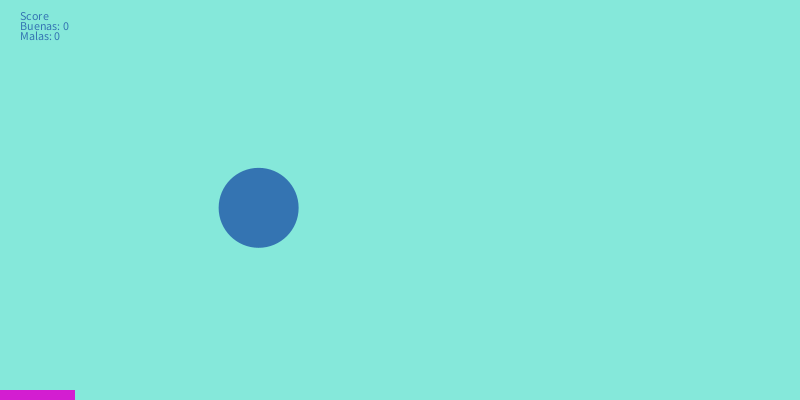
Frame 1 (no input)
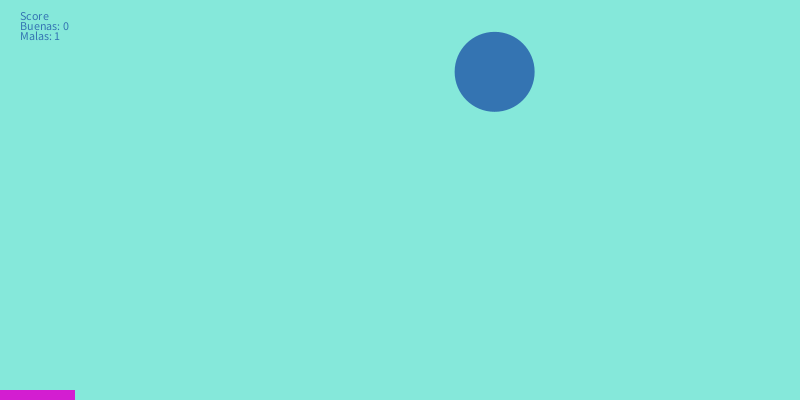
Frame 60 (the mouse pressed at the canvas centre just before this capture)
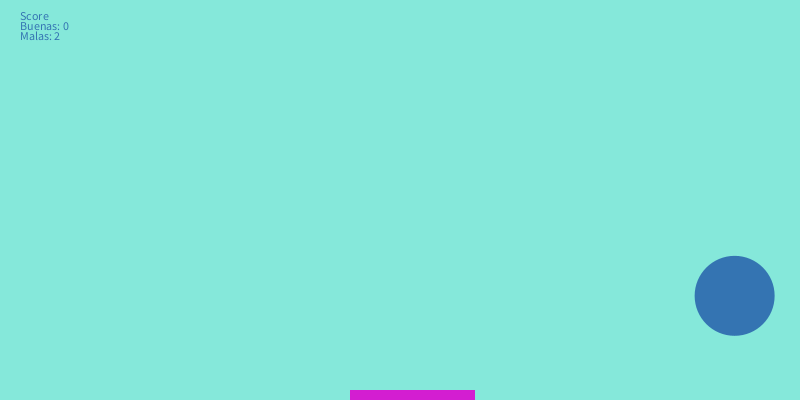
Frame 120 (the mouse held since frame 60 and released just before this capture)

The Processing sketch that drew these frames (run headless with seeded random() and noise(); from frame 60 on, the mouse is pressed at the canvas centre):

// Processing sketch: processing_76494
// ── processing_76494.pde

float posX=random(400);
float posY=random(800);


float sentidoX=4;
float sentidoY=8;

int buenas=0;
int malas=0; 

void setup(){
  size (800,400);
  background(255);
}

void draw(){
  noStroke();
  background (133,232,218);
  fill(211,30,209);
  rect(mouseX-50,height-10,125,10);
  fill(52,116,178);
  ellipse(posX,posY,80,80);
  posY=posY+sentidoY;
  posX=posX+sentidoX;
  
  if(posY>=height-30){
    sentidoY=-sentidoY;
    float distancia=abs(mouseX-posX);
    if (distancia<=100) buenas=buenas+1;
    else malas=malas+1;
    
  }
  
  if (posY-30<=0){
    sentidoY=-sentidoY;
  }
  
  if (posX>= width-30){
    sentidoX=-sentidoX;
  }
  
  if(posX-30<=0){
    sentidoX=-sentidoX;
  }
  
  text ("Score", 20,20);
  text ("Buenas: "+buenas, 20, 30);
  text ("Malas: "+malas, 20, 40);
  
    
}
